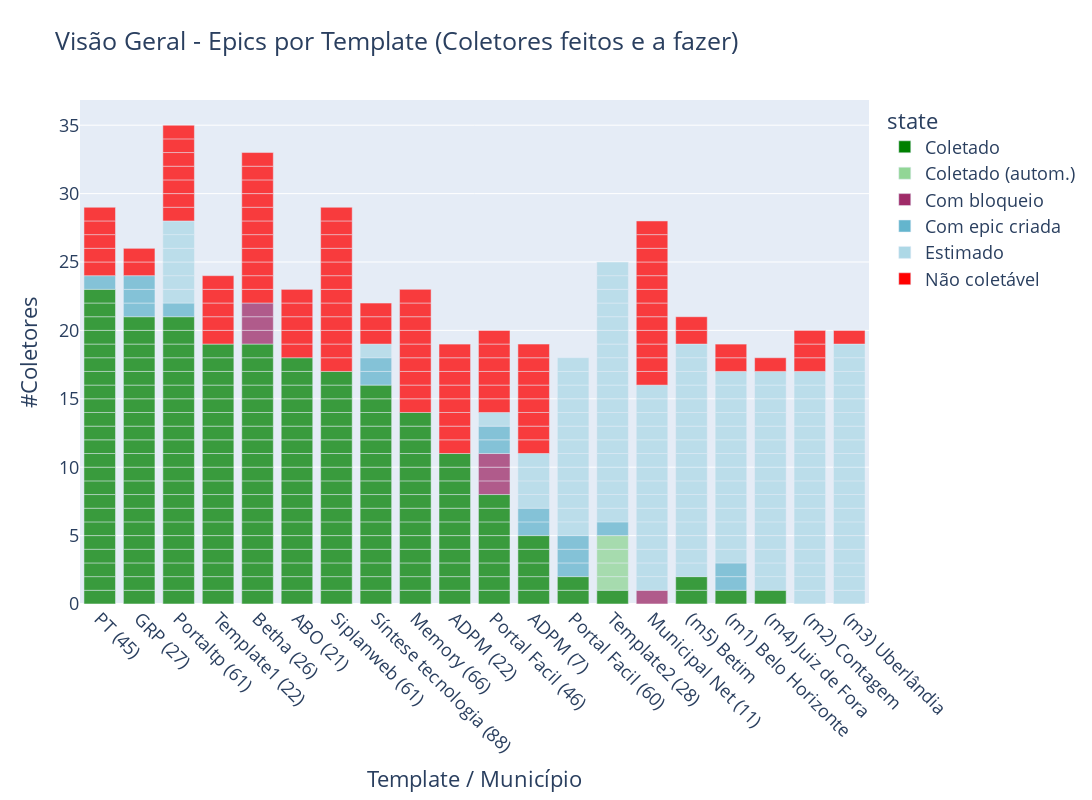

Notebook code cell kept with this figure:
### Markdown cell above
## Gráfico de Visão Geral

### Code cell
def plot_status_epics(df, top_templates, sondagem, title='Visão Geral - Epics por Template (Coletores feitos e a fazer)'):
    from math import isnan

    top_templates = top_templates[top_templates['rank'] <= 15]
    stats = top_templates.set_index('template').to_dict()
    total = stats['total_epics']
    
    # total nao coletavel (analise manual)
    total_nc = stats['total_nao_coletavel']
    total_nc = {a: int(b) for a,b in total_nc.items() if not isnan(b) }

    for template, count in total_nc.items():
        for i in range(count):
            df = df.append({'template':template, 'state':'Não coletável', 'aux':1}, ignore_index=True)
                
    # resultados de coletas e analises automaticas 
    coletado_autom = {'Template2 (28)': 4}
    nao_loc_autom  = {}
    for template, count in nao_loc_autom.items():
        for i in range(count):
            df = df.append({'template':template, 'state':'Não coletável (autom.)', 'aux':1}, ignore_index=True)
    for template, count in coletado_autom.items():
        for i in range(count):
            df = df.append({'template':template, 'state':'Coletado (autom.)', 'aux':1}, ignore_index=True)
       
    # Pre-processing data
    count_col = 'aux'
    name_col  = 'shortname'
    df = top_templates.merge(df, how='left').fillna({'state':'Estimado', count_col:1})   
    templates = df['template'].dropna().unique()     
   
    # Fill missing (estimated) epics in df
    for template in templates:        
        created =  df.groupby('template').count()['state'][template]
        missing = total[template] - created
        size = df[df.template == template]['size'].values[0]
        name = df[df.template == template][name_col].values[0]

        for i in range(missing):            
            df = df.append({'template':template, 'state':'Estimado', name_col:name,
                            'size':size, count_col:1}, ignore_index=True)           

    # sorting x-axis
    df = df.sort_values(by=['state', name_col], ascending=[True,True])
    xorder = df.groupby(['state', name_col]).count()['aux']['Coletado']
    for x in df[name_col].unique():
        if x not in xorder: xorder[x] = 0
        
    xorder = xorder.sort_values(ascending=False).index.tolist()
    m = [x for x in xorder if x.startswith('(m')]
    xorder = [x for x in xorder if x not in m]
    xorder = xorder + m
    
    # Plot
    fig = px.bar(
        df, y=count_col, x=name_col, color='state', height=800, width=1100, title=title,
        color_discrete_map = { 'Coletado':'green', 'Coletado (autom.)':'#92d696', 
            'Com bloqueio':'#9F2B68', 'Com epic criada':'#64b5cd', 'Estimado':'lightblue', 
            'Não coletável':'red', 'Não coletável (autom.)':'#ff9e99'}, 
        labels = {count_col:"#Coletores", name_col:"Template / Município"}, 
        opacity = 0.75 )    
    
    fig.update_layout(xaxis={'categoryorder':'array', 'categoryarray':xorder}, font=dict(size=18))
    fig.update_xaxes(tickangle=45)
    
    return fig

#-------------------------------------------------------------

epics_df = pd.read_csv("data/epics.csv")
top_templates = pd.read_csv("data/top_templates.csv", 
                            dtype={'total_epics':int})
sondagem = pd.read_csv('data/resultados_templates.csv', index_col=0).astype(int)

fig = plot_status_epics(epics_df, top_templates, sondagem)    
fig.write_image('./fig/status-coleta.png', scale=1)
fig

### Figure 1 — Plotly figure (JSON) as saved in the notebook; plotly's stock layout.template omitted (floating-point values rounded to 4 significant figures; data arrays with more than 128 entries replaced by an {"elided": "..."} marker saying what was removed)
{"data": [{"alignmentgroup": "True", "hovertemplate": "state=Coletado<br>Template / Município=%{x}<br>#Coletores=%{y}<extra></extra>", "legendgroup": "Coletado", "marker": {"color": "green", "opacity": 0.75, "pattern": {"shape": ""}}, "name": "Coletado", "offsetgroup": "Coletado", "orientation": "v", "showlegend": true, "textposition": "auto", "type": "bar", "x": {"elided": "199 str values"}, "xaxis": "x", "y": {"elided": "199 int values"}, "yaxis": "y"}, {"alignmentgroup": "True", "hovertemplate": "state=Coletado (autom.)<br>Template / Município=%{x}<br>#Coletores=%{y}<extra></extra>", "legendgroup": "Coletado (autom.)", "marker": {"color": "#92d696", "opacity": 0.75, "pattern": {"shape": ""}}, "name": "Coletado (autom.)", "offsetgroup": "Coletado (autom.)", "orientation": "v", "showlegend": true, "textposition": "auto", "type": "bar", "x": ["Template2 (28)", "Template2 (28)", "Template2 (28)", "Template2 (28)"], "xaxis": "x", "y": [1, 1, 1, 1], "yaxis": "y"}, {"alignmentgroup": "True", "hovertemplate": "state=Com bloqueio<br>Template / Município=%{x}<br>#Coletores=%{y}<extra></extra>", "legendgroup": "Com bloqueio", "marker": {"color": "#9F2B68", "opacity": 0.75, "pattern": {"shape": ""}}, "name": "Com bloqueio", "offsetgroup": "Com bloqueio", "orientation": "v", "showlegend": true, "textposition": "auto", "type": "bar", "x": ["Betha (26)", "Betha (26)", "Betha (26)", "Municipal Net (11)", "Portal Facil (46)", "Portal Facil (46)", "Portal Facil (46)"], "xaxis": "x", "y": [1, 1, 1, 1, 1, 1, 1], "yaxis": "y"}, {"alignmentgroup": "True", "hovertemplate": "state=Com epic criada<br>Template / Município=%{x}<br>#Coletores=%{y}<extra></extra>", "legendgroup": "Com epic criada", "marker": {"color": "#64b5cd", "opacity": 0.75, "pattern": {"shape": ""}}, "name": "Com epic criada", "offsetgroup": "Com epic criada", "orientation": "v", "showlegend": true, "textposition": "auto", "type": "bar", "x": ["(m1) Belo Horizonte", "(m1) Belo Horizonte", "ADPM (7)", "ADPM (7)", "GRP (27)", "GRP (27)", "GRP (27)", "PT (45)", "Portal Facil (46)", "Portal Facil (46)", "Portal Facil (60)", "Portal Facil (60)", "Portal Facil (60)", "Portaltp (61)", "Síntese tecnologia (88)", "Síntese tecnologia (88)", "Template2 (28)"], "xaxis": "x", "y": [1, 1, 1, 1, 1, 1, 1, 1, 1, 1, 1, 1, 1, 1, 1, 1, 1], "yaxis": "y"}, {"alignmentgroup": "True", "hovertemplate": "state=Estimado<br>Template / Município=%{x}<br>#Coletores=%{y}<extra></extra>", "legendgroup": "Estimado", "marker": {"color": "lightblue", "opacity": 0.75, "pattern": {"shape": ""}}, "name": "Estimado", "offsetgroup": "Estimado", "orientation": "v", "showlegend": true, "textposition": "auto", "type": "bar", "x": {"elided": "142 str values"}, "xaxis": "x", "y": {"elided": "142 int values"}, "yaxis": "y"}, {"alignmentgroup": "True", "hovertemplate": "state=Não coletável<br>Template / Município=%{x}<br>#Coletores=%{y}<extra></extra>", "legendgroup": "Não coletável", "marker": {"color": "red", "opacity": 0.75, "pattern": {"shape": ""}}, "name": "Não coletável", "offsetgroup": "Não coletável", "orientation": "v", "showlegend": true, "textposition": "auto", "type": "bar", "x": ["(m1) Belo Horizonte", "(m1) Belo Horizonte", "(m2) Contagem", "(m2) Contagem", "(m2) Contagem", "(m3) Uberlândia", "(m4) Juiz de Fora", "(m5) Betim", "(m5) Betim", "ABO (21)", "ABO (21)", "ABO (21)", "ABO (21)", "ABO (21)", "ADPM (22)", "ADPM (22)", "ADPM (22)", "ADPM (22)", "ADPM (22)", "ADPM (22)", "ADPM (22)", "ADPM (22)", "ADPM (7)", "ADPM (7)", "ADPM (7)", "ADPM (7)", "ADPM (7)", "ADPM (7)", "ADPM (7)", "ADPM (7)", "Betha (26)", "Betha (26)", "Betha (26)", "Betha (26)", "Betha (26)", "Betha (26)", "Betha (26)", "Betha (26)", "Betha (26)", "Betha (26)", "Betha (26)", "GRP (27)", "GRP (27)", "Memory (66)", "Memory (66)", "Memory (66)", "Memory (66)", "Memory (66)", "Memory (66)", "Memory (66)", "Memory (66)", "Memory (66)", "Municipal Net (11)", "Municipal Net (11)", "Municipal Net (11)", "Municipal Net (11)", "Municipal Net (11)", "Municipal Net (11)", "Municipal Net (11)", "Municipal Net (11)", "Municipal Net (11)", "Municipal Net (11)", "Municipal Net (11)", "Municipal Net (11)", "PT (45)", "PT (45)", "PT (45)", "PT (45)", "PT (45)", "Portal Facil (46)", "Portal Facil (46)", "Portal Facil (46)", "Portal Facil (46)", "Portal Facil (46)", "Portal Facil (46)", "Portaltp (61)", "Portaltp (61)", "Portaltp (61)", "Portaltp (61)", "Portaltp (61)", "Portaltp (61)", "Portaltp (61)", "Siplanweb (61)", "Siplanweb (61)", "Siplanweb (61)", "Siplanweb (61)", "Siplanweb (61)", "Siplanweb (61)", "Siplanweb (61)", "Siplanweb (61)", "Siplanweb (61)", "Siplanweb (61)", "Siplanweb (61)", "Siplanweb (61)", "Síntese tecnologia (88)", "Síntese tecnologia (88)", "Síntese tecnologia (88)", "Template1 (22)", "Template1 (22)", "Template1 (22)", "Template1 (22)", "Template1 (22)"], "xaxis": "x", "y": [1, 1, 1, 1, 1, 1, 1, 1, 1, 1, 1, 1, 1, 1, 1, 1, 1, 1, 1, 1, 1, 1, 1, 1, 1, 1, 1, 1, 1, 1, 1, 1, 1, 1, 1, 1, 1, 1, 1, 1, 1, 1, 1, 1, 1, 1, 1, 1, 1, 1, 1, 1, 1, 1, 1, 1, 1, 1, 1, 1, 1, 1, 1, 1, 1, 1, 1, 1, 1, 1, 1, 1, 1, 1, 1, 1, 1, 1, 1, 1, 1, 1, 1, 1, 1, 1, 1, 1, 1, 1, 1, 1, 1, 1, 1, 1, 1, 1, 1, 1, 1, 1], "yaxis": "y"}], "layout": {"barmode": "relative", "font": {"size": 18}, "height": 800, "legend": {"title": {"text": "state"}, "tracegroupgap": 0}, "title": {"text": "Visão Geral - Epics por Template (Coletores feitos e a fazer)"}, "width": 1100, "xaxis": {"anchor": "y", "autorange": true, "categoryarray": ["PT (45)", "GRP (27)", "Portaltp (61)", "Template1 (22)", "Betha (26)", "ABO (21)", "Siplanweb (61)", "Síntese tecnologia (88)", "Memory (66)", "ADPM (22)", "Portal Facil (46)", "ADPM (7)", "Portal Facil (60)", "Template2 (28)", "Municipal Net (11)", "(m5) Betim", "(m1) Belo Horizonte", "(m4) Juiz de Fora", "(m2) Contagem", "(m3) Uberlândia"], "categoryorder": "array", "domain": [0, 1], "range": [-0.5, 19.5], "tickangle": 45, "title": {"text": "Template / Município"}, "type": "category"}, "yaxis": {"anchor": "x", "autorange": true, "domain": [0, 1], "range": [0, 36.84], "title": {"text": "#Coletores"}, "type": "linear"}}}
